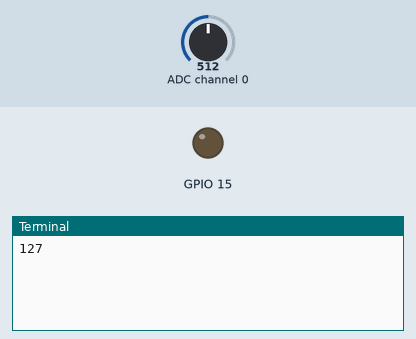
Recording of a program running on a simulated Raspberry Pi (BCM pin numbers). Parts: output pins drawn as LEDs (lit = HIGH), the last lines printed to the terminal. The test bench sets the inputs (shaded band); at power-on: ADC channel 0 = 512 (analog values on the 0–1023 scale). Pins used as bus, display or sensor lines are not drawn.

Above: at 1.2 s.
1.3 s: ADC channel 0 set to 900
At 2.4 s:
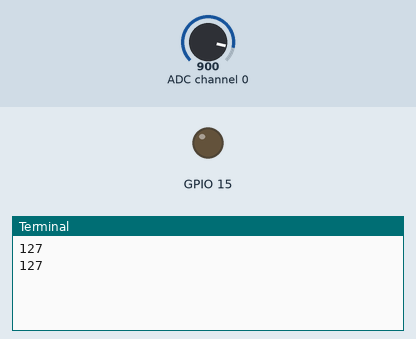
6.9 s: ADC channel 0 set to 1023
At 7.7 s:
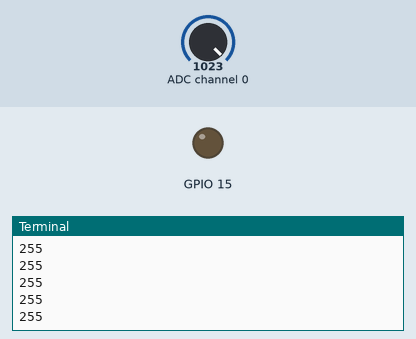
Timing chart, 0 to 9.9 s (numbered marks = the images above; inputs shaded):
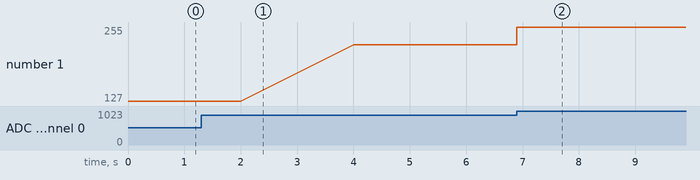

The program:

DACLightMeasure.py
```python
import smbus
import time
import RPi.GPIO as GPIO

bus = smbus.SMBus(1)
bus.write_byte(0x48, 0x00)

while(True):

 measure = bus.read_byte(0x48)

 while(measure < 200):
  GPIO.setmode(GPIO.BCM)
  GPIO.setup(18, GPIO.OUT)
  measure = bus.read_byte(0x48)
  GPIO.output(18, GPIO.HIGH)
  GPIO.output(18, GPIO.LOW)
  print(measure)
  time.sleep(2)

 GPIO.setmode(GPIO.BCM)
 GPIO.setup(15, GPIO.OUT)
 GPIO.output(15, GPIO.LOW)
 print(measure)

 GPIO.cleanup()


time.sleep(2)
```

Measured:
- after the input at 6.9 s, the terminal: prints a new line at once (image 2)
- plotted number 1: 127 → 224 after the input at 1.3 s, 224 → 255 after the input at 6.9 s
